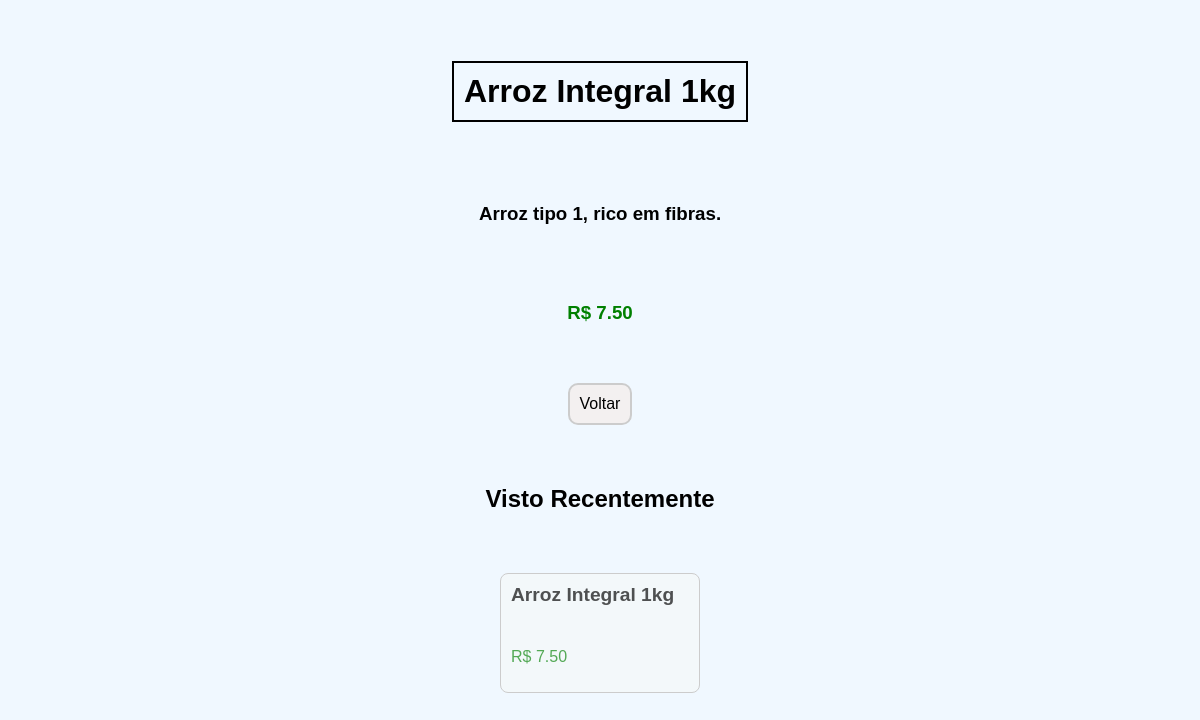
Page /produto-detalhes.php?id=1 on the committed database.
### tables this page shows
CREATE TABLE tbproduto (
    id INT NOT NULL PRIMARY KEY AUTO_INCREMENT,
    nome VARCHAR(100) NOT NULL,
    preco DECIMAL(5,2) NOT NULL,
    descricao VARCHAR(200) NOT NULL
);

### produto-detalhes.php (the view, shortened to what this page needs)
<?php
require 'db.php';
if (isset($_GET['id'])) {
    $id = $_GET['id'];
    if (filter_var($id, FILTER_VALIDATE_INT) && $id > 0) {
        if (isset($_COOKIE['historico_vistos'])) {
            $ids = json_decode($_COOKIE['historico_vistos'], true);
        } else {
            $ids = [$id];
        }
        $ids = array_slice($ids, -4);
        $placeholder = rtrim(str_repeat('?,', count($ids)), ',');
        $tipos = str_repeat('i', count($ids));
        $sql = "SELECT id, nome, preco FROM tbproduto WHERE id IN ($placeholder)";
        $stm = $conn->prepare($sql);
        $stm->bind_param($tipos, ...$ids);
        $stm->execute();
        $result = $stm->get_result();
        while ($linha = $result->fetch_assoc()) {
            $historico[] = $linha;
        }
        $stm = $conn->prepare("SELECT * FROM tbproduto WHERE id = ?");
        $stm->bind_param("i", $id);
        $stm->execute();
        $result = $stm->get_result();
        $produto = $result->fetch_assoc();
    } else {
        $message = "Identificador do produto invalidado!";
    }
} else {
    $message = "Nenhum produto encontrado!";
}
?>
<!DOCTYPE html>
<html lang="pt-BR">
<head>
    <link rel="stylesheet" href="style.css">
</head>
<body>
    <?php if (isset($produto)) : ?>
        <h1 style="border: 2px solid black; padding: 10px;"><?php echo htmlspecialchars($produto['nome']) ?></h1>
        <h3><?php echo htmlspecialchars($produto['descricao']) ?></h3>
        <h3 style="color: green;">R$ <?php echo htmlspecialchars($produto['preco']) ?></h3>
    <?php else : echo htmlspecialchars("Produto não existente") ?>
    <?php endif ?>
    <a href="index.php" class="btn">Voltar</a>
    <h2>Visto Recentemente</h2>
    <div class="historico">
        <?php foreach ($historico as $produto): ?>
            <div class="produto">
                <h2><?= htmlspecialchars($produto["nome"]); ?></h2>
                <p>R$ <?= htmlspecialchars($produto["preco"]); ?></p>
            </div>
        <?php endforeach; ?>
    </div>
</body>
</html>

### style.css (style rules this page uses)
body { background-color: aliceblue; margin: 0; font-family: Arial, sans-serif; display: flex; flex-direction: column; justify-content: center; align-items: center; padding: 40px; gap: 40px; }
.produto { width: 200px; height: 200px; border: 1px solid #ccc; border-radius: 8px; padding: 10px; box-sizing: border-box; background-color: rgb(243, 248, 250); display: flex; flex-direction: column; justify-content: space-between; }
.produto h2 { font-size: larger; margin: 0; }
.produto p { font-size: medium; overflow: auto; }
.btn { background-color: rgb(243, 240, 240); padding: 10px; border-radius: 10px; border: 2px solid #ccc; text-decoration: none; color: inherit; text-align: center; }
.historico { width: 75%; display: flex; justify-content: center; gap: 5px; flex-wrap: wrap; }
.historico .produto { color: rgba(0, 0, 0, 0.678); height: 120px; }
.historico .produto p { color: rgba(0, 128, 0, 0.658); }

### rows in the picture
tbproduto: nome "Arroz Integral 1kg", descricao "Arroz tipo 1, rico em fibras.", preco "7.50"
